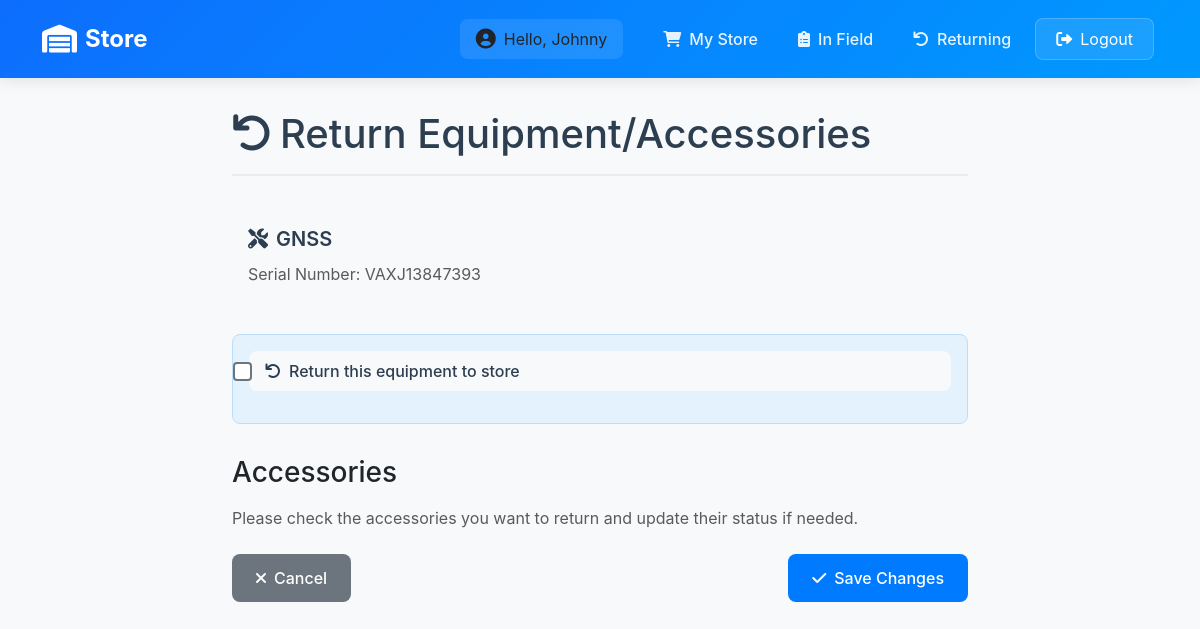
The page /inventory/equipment/76/return/ (signed in) on the database as committed earlier.
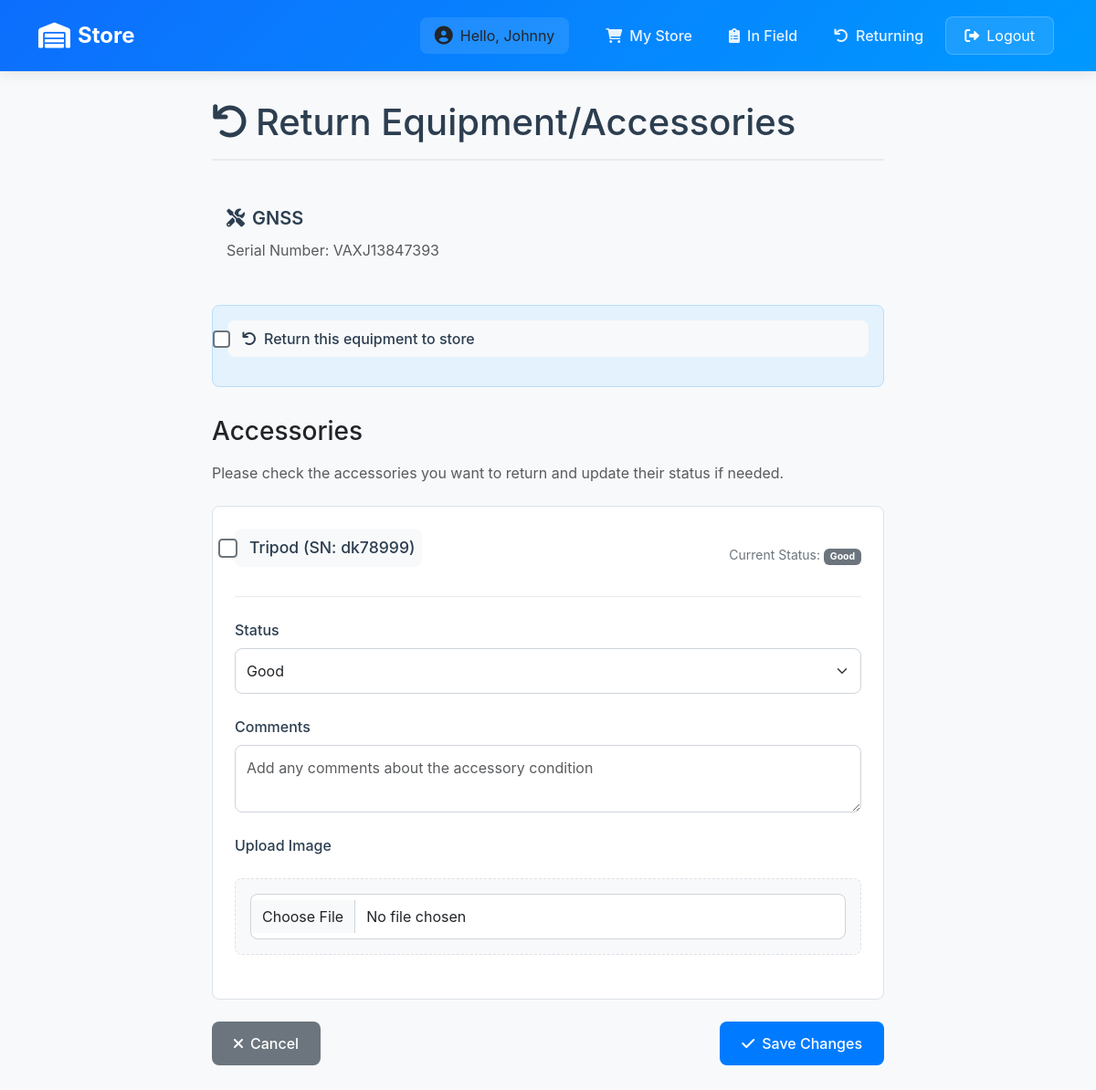
The same page on the database as committed later.
### inventory/models.py (models this page shows, shortened)
class EquipmentsInSurvey(models.Model):
    name = models.CharField(max_length=100)
    date_of_receiving_from_supplier = models.DateField()
    supplier = models.CharField(max_length=20)
    base_serial = models.CharField(max_length=100)
    roover_serial = models.CharField(max_length=100)
    data_logger_serial = models.CharField(max_length=100)
    radio_serial = models.CharField(max_length=100)
    chief_surveyor = models.ForeignKey(User, on_delete=models.CASCADE, null=True)
    surveyor_responsible = models.CharField(max_length=100, null=True)
    project = models.CharField(max_length=20)
    section = models.CharField(max_length=100)
    date_receiving_from_department = models.DateField()
    status = models.CharField(choices=[('In Store', 'In Store'), ('In Field', 'In Field'), ('With Chief Surveyor', 'With Chief Surveyor'), ('Returning', 'Returning')], max_length=100, default='In Store')

class Accessory(models.Model):
    ACCESSORY_TYPES = (
        ("tripod", "Tripod"),
        ("levelling_staff", "Levelling Staff"),
        ("tracking_rod", "Tracking Rod"),
        ("reflector", "Reflector"),
        ("gps_extension_bar", "GPS Extension Bar"),
        ("bar_port", "Bar Port"),
        ("powerbank", "Powerbank"),
        ("tribach", "Tribach"),
        ("external_radio_antenna", "External Radio Antenna"),
    )
    STATUS_CHOICES = [
        ('Good', 'Good'),
        ('Needs Repair', 'Needs Repair'),
        ('Spoiled', 'Spoiled'),
    ]
    RETURN_STATUS_CHOICES = [
        ('In Use', 'In Use'),
        ('Returned', 'Returned'),
    ]
    name = models.CharField(max_length=100, choices=ACCESSORY_TYPES)
    serial_number = models.CharField(max_length=50, unique=True, null=True, blank=True, help_text="Unique serial number for the accessory")
    equipment = models.ForeignKey(EquipmentsInSurvey, on_delete=models.CASCADE, related_name='accessories')
    status = models.CharField(max_length=20, choices=STATUS_CHOICES, default='Good')
    return_status = models.CharField(max_length=20, choices=RETURN_STATUS_CHOICES, default='In Use')
    comment = models.TextField(null=True, blank=True)
    image = models.ImageField(upload_to='accessory_images/', null=True, blank=True)
    date_returned = models.DateTimeField(null=True, blank=True)
    returned_by = models.ForeignKey(User, on_delete=models.SET_NULL, null=True, blank=True, related_name='returned_accessories')

### inventory/views.py (the view, shortened to what this page needs)
# urls.py: path('equipment/<int:id>/return/', views.return_equipment, name='return_equipment')
@login_required
def return_equipment(request, id):
    equipment = get_object_or_404(EquipmentsInSurvey, id=id)
    active_accessories = equipment.accessories.filter(return_status='In Use')
    return render(request, 'equipments/return_equipment.html', {
        'equipment': equipment,
        'active_accessories': active_accessories
    })

### inventory/context_processors.py (called while the page is built)
def is_admin(request):
    return {'is_admin': request.user.is_authenticated and request.user.is_superuser}

### inventory/templates/equipments/return_equipment.html (shortened to what this page needs)
{% extends 'base_dashboard.html' %}
{% load static %}
{% block content %}
<div class="container">
    <div class="form-container">
        <h1 class="page-title">
            <i class="fas fa-undo me-2"></i>Return Equipment/Accessories
        </h1>
        <div class="equipment-info">
            <div class="equipment-name">
                <i class="fas fa-tools me-2"></i>{{ equipment.name }}
            </div>
            <div class="equipment-details">
                <span class="text-muted">Serial Number: {{ equipment.base_serial }}</span>
            </div>
        </div>
        <form method="post" enctype="multipart/form-data">
            <div class="equipment-return-check">
                <div class="form-check">
                    <input type="checkbox" name="return_equipment" id="return_equipment" class="form-check-input">
                    <label class="form-check-label" for="return_equipment">
                        <i class="fas fa-undo me-2"></i>Return this equipment to store
                    </label>
                </div>
            </div>
            <h3 class="mb-3">Accessories</h3>
            <p class="text-muted mb-4">Please check the accessories you want to return and update their status if needed.</p>
            {% for accessory in active_accessories %}
                <div class="accessory-item">
                    <div class="accessory-header">
                        <div class="accessory-name">
                            <div class="form-check">
                                <input type="checkbox" name="accessory_{{ accessory.id }}" class="form-check-input">
                                <label class="form-check-label">
                                    {{ accessory.get_name_display }}
                                    {% if accessory.serial_number %}
                                        (SN: {{ accessory.serial_number }})
                                    {% else %}
                                        (SN: Not assigned)
                                    {% endif %}
                                </label>
                            </div>
                        </div>
                        <div class="accessory-status">
                            Current Status: <span class="badge bg-secondary">{{ accessory.status }}</span>
                        </div>
                    </div>
                    <div class="form-group">
                        <label class="form-label">Status</label>
                        <select name="accessory_{{ accessory.id }}_status" class="form-select">
                            {% for value, label in accessory.STATUS_CHOICES %}
                                <option value="{{ value }}" {% if value == accessory.status %}selected{% endif %}>
                                    {{ label }}
                                </option>
                            {% endfor %}
                        </select>
                    </div>
                    <div class="form-group">
                        <label class="form-label">Comments</label>
                        <textarea name="accessory_{{ accessory.id }}_comment" class="form-control" rows="2"
                                placeholder="Add any comments about the accessory condition">{{ accessory.comment }}</textarea>
                    </div>
                    <div class="form-group">
                        <label class="form-label">Upload Image</label>
                        <div class="image-upload-container">
                            <input type="file" name="accessory_{{ accessory.id }}_image" class="form-control" accept="image/*">
                        </div>
                    </div>
                </div>
            {% endfor %}
            <div class="d-flex justify-content-between mt-4">
                <a href="{% url 'equipment_detail' equipment.id %}" class="btn btn-secondary">
                    <i class="fas fa-times me-2"></i>Cancel
                </a>
                <button type="submit" class="btn btn-primary">
                    <i class="fas fa-check me-2"></i>Save Changes
                </button>
            </div>
        </form>
    </div>
</div>
{% endblock %}

### inventory/templates/base_dashboard.html (shortened to what this page needs)
<!DOCTYPE html>
<html lang="en">
<head>
    {% load static %}
    <link href="https://cdn.jsdelivr.net/npm/bootstrap@5.3.0-alpha1/dist/css/bootstrap.min.css" rel="stylesheet">
    <link href="https://cdnjs.cloudflare.com/ajax/libs/font-awesome/6.0.0/css/all.min.css" rel="stylesheet">
</head>
<body>
<nav class="navbar navbar-expand-lg navbar-dark sticky-top">
    <div class="container">
        <a class="navbar-brand" href="{% if is_admin %}{% url 'store' %}{% else %}#{% endif %}">
            <i class="fas fa-warehouse"></i>
            {% if is_admin %}Store Manager{% else %}Store{% endif %}
        </a>
        <div class="collapse navbar-collapse" id="navbarNav">
            <ul class="navbar-nav ms-auto align-items-center">
                {% if user.is_authenticated or is_admin %}
                    <li class="nav-item">
                        <div class="user-welcome">
                            <i class="fas fa-user-circle"></i>
                            <span>Hello, {{ user.username }}</span>
                        </div>
                    </li>
                    {% if is_admin %}
                        <li class="nav-item">
                            <a class="nav-link {% if request.resolver_match.url_name == 'store' %}active{% endif %}"
                               href="{% url 'store' %}">
                                <i class="fas fa-store me-2"></i>Store
                            </a>
                        </li>
                        <li class="nav-item">
                            <a class="nav-link {% if request.resolver_match.url_name == 'store_all' %}active{% endif %}"
                               href="{% url 'store_all' %}">
                                <i class="fas fa-boxes me-2"></i>All Equipment
                            </a>
                        </li>
                        <li class="nav-item">
                            <a class="nav-link {% if request.resolver_match.url_name == 'store_field' %}active{% endif %}"
                               href="{% url 'store_field' %}">
                                <i class="fas fa-map-marked-alt me-2"></i>In Field
                            </a>
                        </li>
                        <li class="nav-item">
                            <a class="nav-link {% if request.resolver_match.url_name == 'store_returning' %}active{% endif %}"
                               href="{% url 'store_returning' %}">
                                <i class="fas fa-undo me-2"></i>Returning
                            </a>
                        </li>
                    {% else %}
                        <li class="nav-item">
                            <a class="nav-link {% if request.resolver_match.url_name == 'request_equipment' %}active{% endif %}"
                               href="{% url 'request_equipment' %}">
                                <i class="fas fa-shopping-cart me-2"></i>My Store
                            </a>
                        </li>
                        <li class="nav-item">
                            <a class="nav-link {% if request.resolver_match.url_name == 'profile' %}active{% endif %}"
                               href="{% url 'profile' %}">
                                <i class="fas fa-clipboard-list me-2"></i>In Field
                            </a>
                        </li>
                        <li class="nav-item">
                            <a class="nav-link {% if request.resolver_match.url_name == 'store_returning' %}active{% endif %}"
                               href="{% url 'store_returning' %}">
                                <i class="fas fa-undo me-2"></i>Returning
                            </a>
                        </li>
                    {% endif %}
                    <li class="nav-item">
                        <form method="POST" action="{% url 'logout' %}" class="d-inline">
                            <button type="submit" class="btn logout-btn">
                                <i class="fas fa-sign-out-alt me-2"></i>Logout
                            </button>
                        </form>
                    </li>
                {% else %}
                    <li class="nav-item">
                        <a class="nav-link nav-btn" href="{% url 'login' %}">
                            <i class="fas fa-sign-in-alt me-2"></i>Login
                        </a>
                    </li>
                {% endif %}
            </ul>
        </div>
    </div>
</nav>
<div class="container">
    {% block content %}
    {% endblock %}
</div>
</body>
</html>

### inventory/templates/equipments/return_equipment.html (style rules this page uses)
.form-container { max-width: 800px; margin: 0 auto; padding: 2rem; }
.form-group { margin-bottom: 1.5rem; }
.form-label { font-weight: 500; color: #2c3e50; }
.form-control, .form-select { border-radius: 8px; border: 1px solid #ced4da; padding: 0.75rem; }
.btn-primary { background-color: #007bff; border: none; padding: 0.75rem 1.5rem; border-radius: 8px; font-weight: 500; }
.btn-secondary { background-color: #6c757d; border: none; padding: 0.75rem 1.5rem; border-radius: 8px; font-weight: 500; }
.page-title { color: #2c3e50; margin-bottom: 2rem; padding-bottom: 1rem; border-bottom: 2px solid #e9ecef; }
.equipment-info { background-color: #f8f9fa; border-radius: 8px; padding: 1rem; margin-bottom: 2rem; }
.equipment-name { font-size: 1.25rem; font-weight: 600; color: #2c3e50; margin-bottom: 0.5rem; }
.accessory-item { background-color: #fff; border: 1px solid #dee2e6; border-radius: 8px; padding: 1rem; margin-bottom: 1rem; }
.accessory-header { display: flex; justify-content: space-between; align-items: center; margin-bottom: 1rem; }
.accessory-name { font-weight: 500; color: #2c3e50; }
.accessory-status { color: #6c757d; font-size: 0.875rem; }
.form-check { margin-bottom: 1rem; padding: 0.5rem; border-radius: 8px; background-color: #f8f9fa; transition: all 0.3s ease; }
.form-check-input { width: 1.2em; height: 1.2em; margin-top: 0.2em; border: 2px solid #6c757d; }
.form-check-label { font-weight: 500; color: #2c3e50; margin-left: 0.5rem; }
.equipment-return-check { background-color: #e3f2fd; border: 1px solid #bbdefb; padding: 1rem; border-radius: 8px; margin-bottom: 2rem; }
.accessory-item { background-color: #fff; border: 1px solid #dee2e6; border-radius: 8px; padding: 1.5rem; margin-bottom: 1.5rem; transition: all 0.3s ease; }
.accessory-header { display: flex; justify-content: space-between; align-items: center; margin-bottom: 1.5rem; padding-bottom: 1rem; border-bottom: 1px solid #e9ecef; }
.accessory-name { font-weight: 600; color: #2c3e50; font-size: 1.1rem; }
.accessory-status { color: #6c757d; font-size: 0.875rem; margin-left: 1rem; }
.form-label { font-weight: 500; color: #2c3e50; margin-bottom: 0.5rem; }
.form-select, .form-control { border-radius: 8px; border: 1px solid #ced4da; padding: 0.75rem; transition: all 0.3s ease; }
.image-upload-container { margin-top: 1rem; padding: 1rem; border: 1px dashed #dee2e6; border-radius: 8px; background-color: #f8f9fa; }

### inventory/templates/base_dashboard.html (style rules this page uses)
.navbar { padding: 1rem 0; background: linear-gradient(135deg, #0d6efd 0%, #0099ff 100%) !important; box-shadow: 0 2px 15px rgba(0, 0, 0, 0.1); }
.navbar-brand { font-size: 1.5rem; font-weight: 700; color: white !important; display: flex; align-items: center; gap: 0.5rem; }
.navbar-brand i { font-size: 1.75rem; }
.nav-item { margin: 0 0.25rem; }
.nav-link { color: rgba(255, 255, 255, 0.9) !important; font-weight: 500; padding: 0.5rem 1rem !important; border-radius: 0.5rem; transition: all 0.3s ease; }
.user-welcome { display: flex; align-items: center; gap: 0.5rem; padding: 0.5rem 1rem; background: rgba(255, 255, 255, 0.1); border-radius: 0.5rem; margin-right: 1rem; }
.user-welcome i { font-size: 1.25rem; }
.logout-btn { background: rgba(255, 255, 255, 0.1); border: 1px solid rgba(255, 255, 255, 0.2); color: white !important; border-radius: 0.5rem; padding: 0.5rem 1.25rem; transition: all 0.3s ease; }
body { font-family: 'Inter', Arial, sans-serif; margin: 0; padding: 0; background-color: #f8f9fa; }

Rows that differ between the two databases and show on the page:
added Accessory: name "Tripod", serial_number "dk78999", status "Good", status+id "Good", id "Add any comments about the accessory condition"
